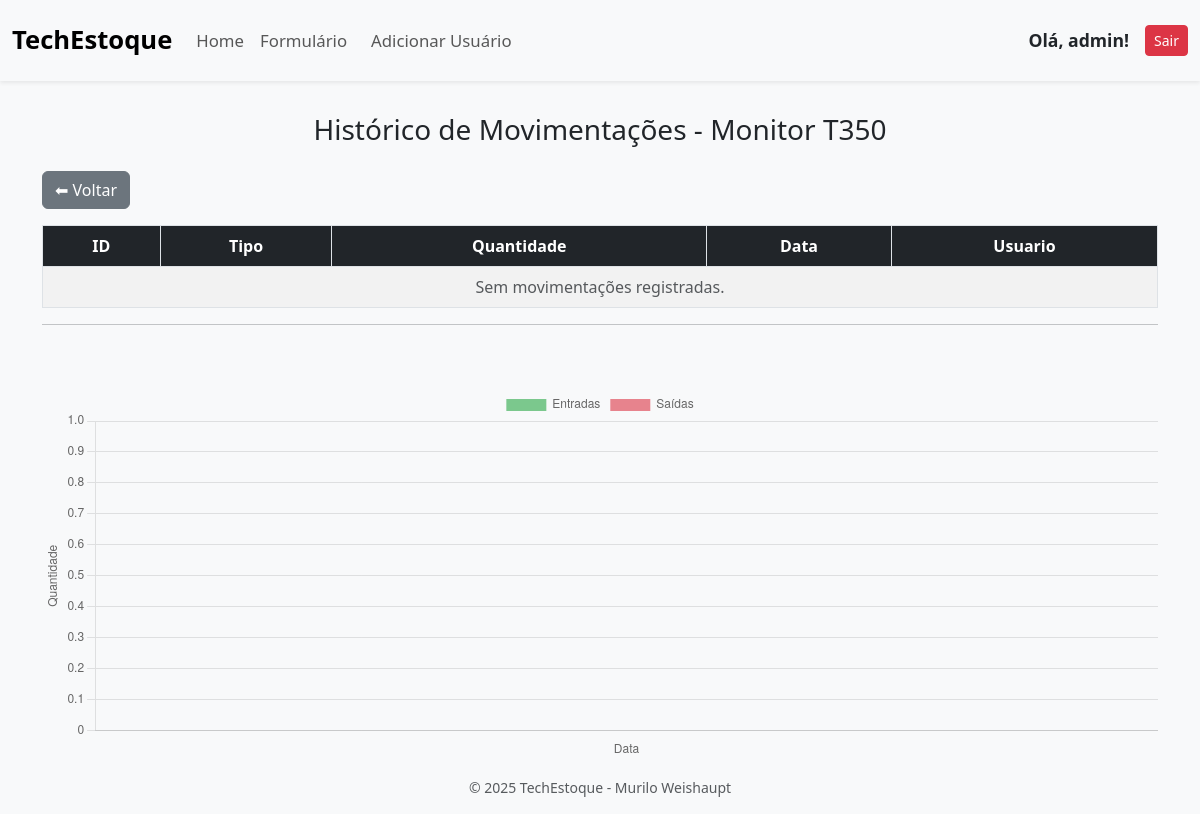
Before: /estoque/historico/5 (signed in) with the older database file.
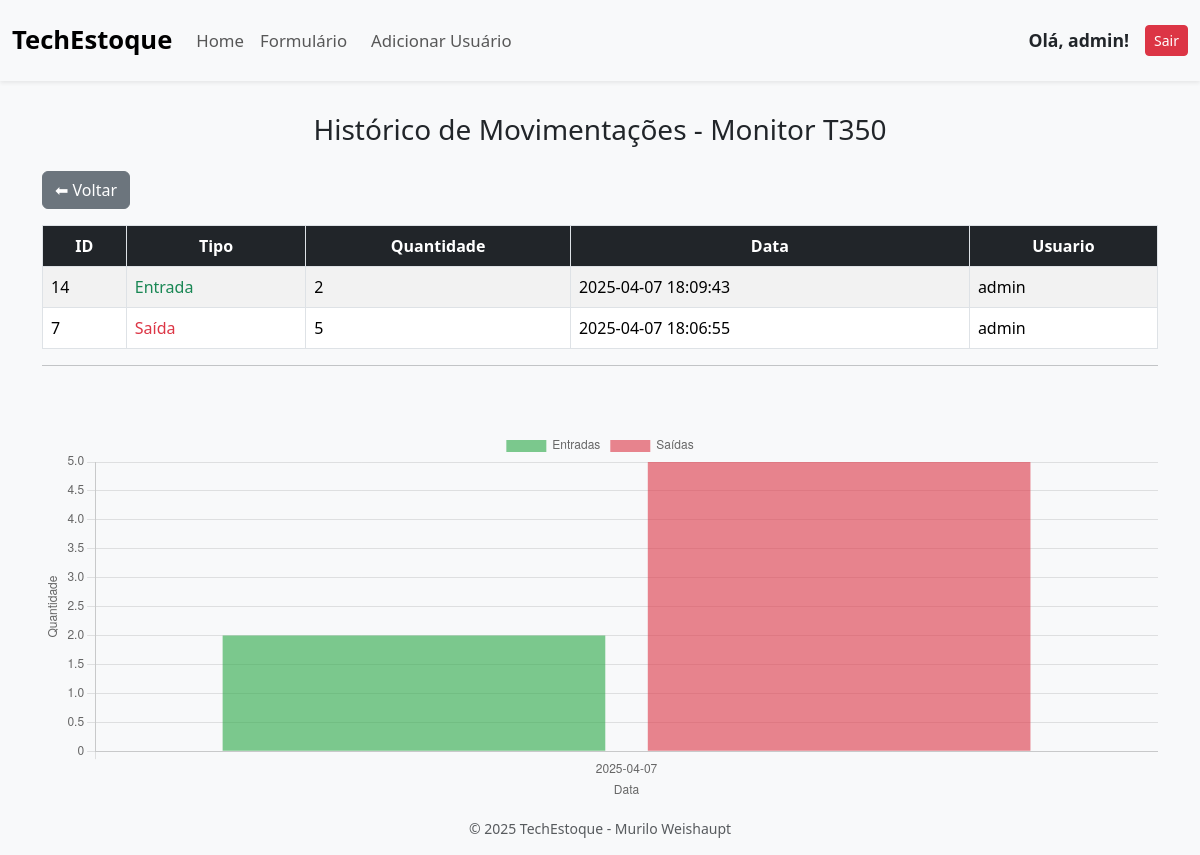
After: the same page with the newer database file.
### tables this page shows
CREATE TABLE movimentacoes (
                    id INTEGER PRIMARY KEY AUTOINCREMENT,
                    produto_id INTEGER,
                    quantidade INTEGER NOT NULL,
                    tipo_movimentacao TEXT CHECK(tipo_movimentacao in ('entrada', 'saida')) NOT NULL,
                    data TIMESTAMP DEFAULT CURRENT_TIMESTAMP,
                    usuario_id INTEGER,
                    FOREIGN KEY (produto_id) REFERENCES produtos(id),
                    FOREIGN KEY (usuario_id) REFERENCES usuarios(id)
                    );

CREATE TABLE usuarios (
                    id INTEGER PRIMARY KEY AUTOINCREMENT,
                    nome TEXT NOT NULL,
                    email TEXT UNIQUE NOT NULL,
                    senha TEXT NOT NULL,
                    tipo TEXT CHECK(tipo IN ('admin', 'comum')) NOT NULL DEFAULT 'comum');

### routes/produto.py (the view)
@bp_produto.route("/historico/<int:id>")
def historico_produto(id):
    if "user_id" not in session:
        flash("Você precisa fazer login!")
        return redirect(url_for("auth.login"))
    with sql.connect("form_db.db") as con:
        con.row_factory = sql.Row
        cur = con.cursor()
        cur.execute("SELECT * FROM produtos WHERE ID = ?", (id,))
        produto = cur.fetchone()
        cur.execute('''
                    SELECT m.*, u.nome as nome_usuario
                    FROM movimentacoes m
                    JOIN usuarios u ON m.usuario_id = u.id
                    WHERE m.produto_id = ?
                    ORDER BY m.data DESC
                    ''', (id,))
        historico = cur.fetchall()
        cur.execute('''
                    SELECT tipo_movimentacao, DATE(data) as dia, SUM(quantidade) as total
                    FROM movimentacoes
                    WHERE produto_id = ?
                    GROUP BY dia, tipo_movimentacao
                    ORDER BY dia ASC
                    ''', (id,))
        movimentacoes_agrupadas = cur.fetchall()
        movimentacoes_agrupadas_dict = [
            {
                "dia":  row["dia"],
                "tipo_movimentacao": row["tipo_movimentacao"],
                "total": row["total"]
            } for row in movimentacoes_agrupadas
        ]
    return render_template("historico_produto.html", produto=produto, historico=historico, movimentacoes_agrupadas=movimentacoes_agrupadas_dict)

### templates/historico_produto.html (shortened to what this page needs)
{% extends 'layout.html' %}
{% block body %}
<h3 class="text-center mb-4">Histórico de Movimentações - {{ produto.NOME }}</h3>
<a href="{{ url_for('produto.index') }}" class="btn btn-secondary mb-3">⬅ Voltar</a>
<table class="table table-striped table-bordered">
  <thead class="thead-dark">
    <tr>
      <th>ID</th>
      <th>Tipo</th>
      <th>Quantidade</th>
      <th>Data</th>
      <th>Usuario</th>
    </tr>
  </thead>
  <tbody>
    {% for mov in historico %}
    <tr>
      <td>{{ mov.id }}</td>
      <td>
        {% if mov.tipo_movimentacao == 'entrada' %}
          <span class="text-success">Entrada</span>
        {% else %}
          <span class="text-danger">Saída</span>
        {% endif %}
      </td>
      <td>{{ mov.quantidade }}</td>
      <td>{{ mov.data }}</td>
      <td>{{ mov.nome_usuario }}</td>
    </tr>
    {% else %}
    <tr>
      <td colspan="5" class="text-center text-muted">Sem movimentações registradas.</td>
    </tr>
    {% endfor %}
  </tbody>
</table>
<hr>
<br>
<br>
<canvas id="graficoMovimentacoes" height="100"></canvas>
<script>
  const dadosBrutos = JSON.parse('{{ movimentacoes_agrupadas | tojson | safe }}');
  const diasUnicos = [...new Set(dadosBrutos.map(m => m.dia))];
  const entradas = diasUnicos.map(dia => {
    const mov = dadosBrutos.find(m => m.dia === dia && m.tipo_movimentacao === 'entrada');
    return mov ? mov.total : 0;
  });
  const saidas = diasUnicos.map(dia => {
    const mov = dadosBrutos.find(m => m.dia === dia && m.tipo_movimentacao === 'saida');
    return mov ? mov.total : 0;
  });
  const ctx = document.getElementById('graficoMovimentacoes').getContext('2d');
  new Chart(ctx, {
    type: 'bar',
    data: {
      labels: diasUnicos,
      datasets: [
        {
          label: 'Entradas',
          data: entradas,
          backgroundColor: 'rgba(40, 167, 69, 0.6)',
        },
        {
          label: 'Saídas',
          data: saidas,
          backgroundColor: 'rgba(220, 53, 69, 0.6)',
        }
      ]
    },
    options: {
      responsive: true,
      scales: {
        y: {
          beginAtZero: true,
          title: {
            display: true,
            text: 'Quantidade'
          }
        },
        x: {
          title: {
            display: true,
            text: 'Data'
          }
        }
      }
    }
  });
</script>
{% endblock %}

Changed rows visible on the page:
added movimentacoes: id "14", tipo_movimentacao "Entrada", quantidade "2", data "2025-04-07 18:09:43", nome_usuario "admin"
added movimentacoes: id "7", tipo_movimentacao "Saída", quantidade "5", data "2025-04-07 18:06:55", nome_usuario "admin"
Other visible differences:
chart data {{ movimentacoes_agrupadas | tojson | safe }}: [] → [{"dia": "2025-04-07", "tipo_movimentacao": "entrada", "total": 2}, {"dia": "2025-04-07", "tipo_movimentacao": "saida", "total": 5}]
text no longer shown: "Sem movimentações registradas."
